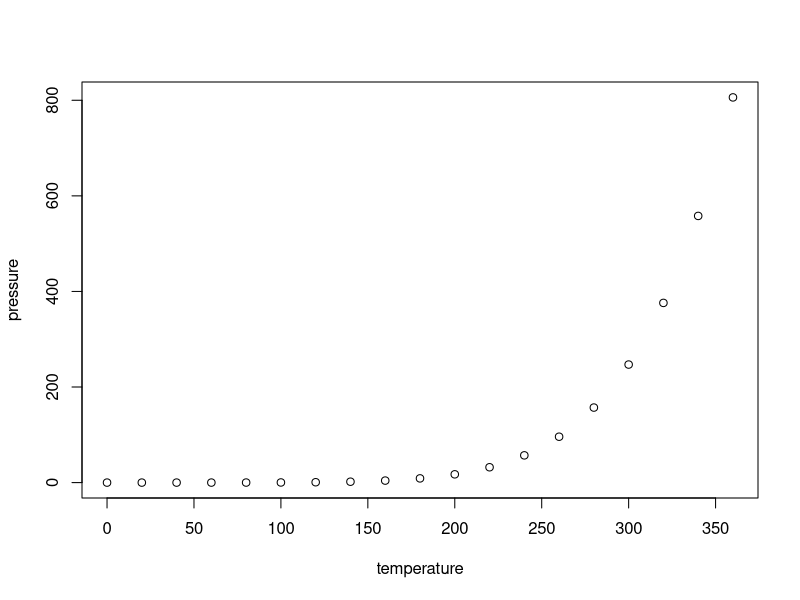
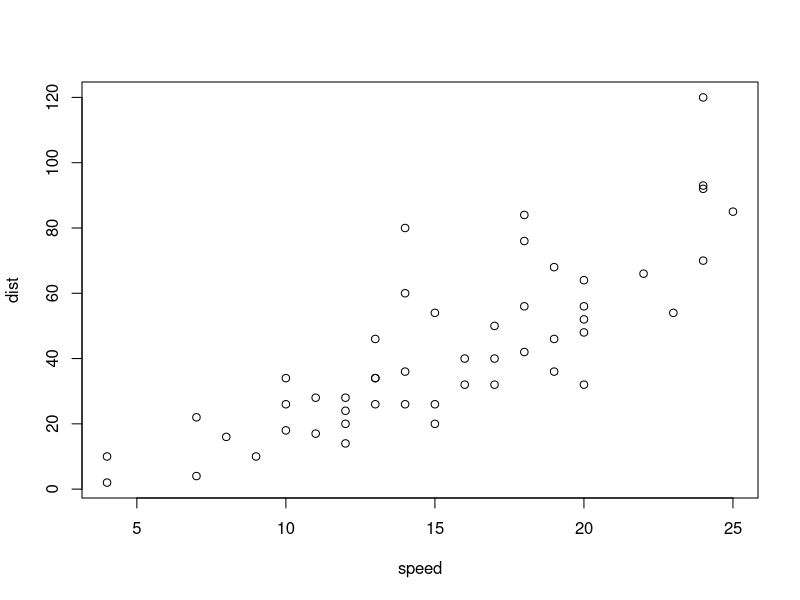
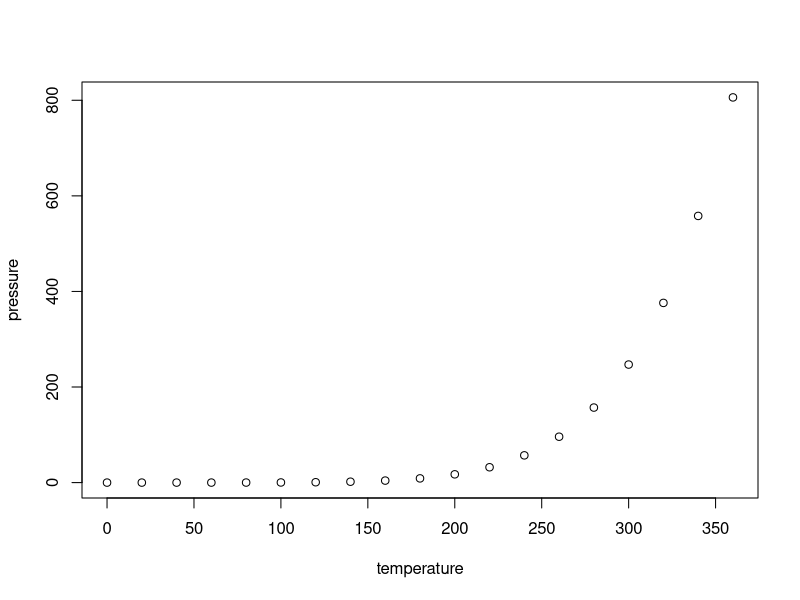
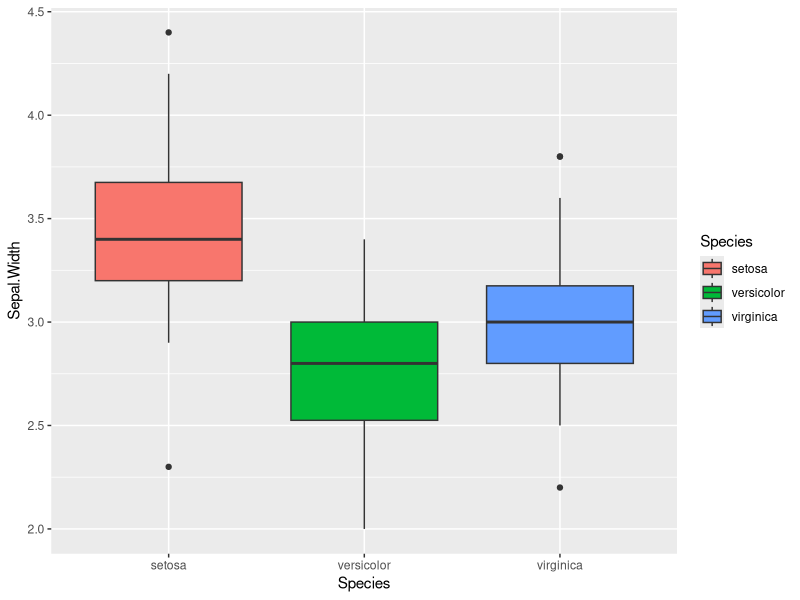
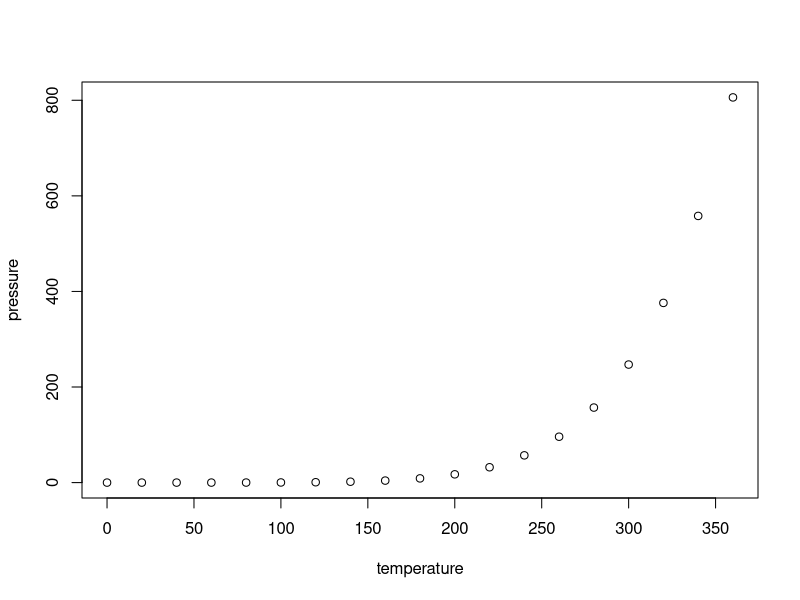

Recreate these plots in R, in order.
## ---- chunk 1
#| echo: true        # show or not the chunk
#| code-fold: true   # show or not the code-folding in this chunk
#| include: true      # show or not the code
#| output: true      # show the output of the function
summary(cars)
## ---- chunk 2
#| echo: true
#| include: true
  
plot(pressure)

## ---- chunk 3
#| echo: true
#| include: true
#| fig-cap: "(A) Cars plot"
library(ggplot2)
plot(cars)
## ---- chunk 4
#| echo: true
#| include: true
#| fig-cap: "(B) Pressure plot"
library(ggplot2)
plot(pressure)
## ---- chunk 5
#| echo: true
#| include: true
#| fig-cap: "(C) Iris plot"
#| fig-cap-location: bottom
library(ggplot2)
ggplot(iris, aes(Species, Sepal.Width, fill=Species))+geom_boxplot()
## ---- chunk 6
#| echo: true
#| include: true
  
plot(pressure)

## ---- chunk 7
#| echo: false        # show or not the chunk
#| code-fold: false   # show or not the code-folding in this chunk
#| include: true      # show or not the code
#| output: false      # show the output of the function
library(dplyr)
